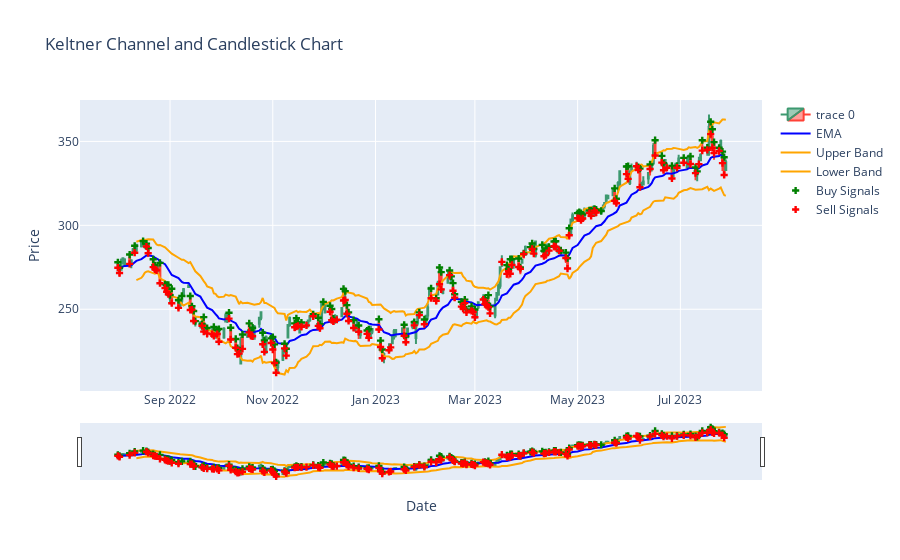

This figure's notebook cell:
### Code cell
fig = go.Figure()
fig.add_trace(candlestick)

fig.add_trace(go.Scatter(
    x=data.index, y=EMA,
    mode='lines',
    name='EMA',
    line=dict(color='blue')
))
fig.add_trace(go.Scatter(
    x=data.index, y=upper_band,
    mode='lines',
    name='Upper Band',
    line=dict(color='orange')
))
fig.add_trace(go.Scatter(
    x=data.index, y=lower_band,
    mode='lines',
    name='Lower Band',
    line=dict(color='orange')
))

# Hammer Candlestick
hammer_pattern = data[(data['Open'] - data['Low']) > 2 * (data['Close'] - data['Open'])]

# Shooting Star
shooting_pattern = data[(data['High'] - data['Close']) > 2 * (data['Close'] - data['Open'])]

buy_signals = hammer_pattern['High']
sell_signals = shooting_pattern['Close']

# Buy
fig.add_trace(go.Scatter(
    x=hammer_pattern.index,
    y=buy_signals,
    mode='markers',
    marker=dict(symbol="cross", color="green"),
    name='Buy Signals'
))

# Sell
fig.add_trace(go.Scatter(
    x=shooting_pattern.index,
    y=sell_signals,
    mode='markers',
    marker=dict(symbol="cross", color="red"),
    name='Sell Signals'
))

fig.update_layout(
    title='Keltner Channel and Candlestick Chart',
    xaxis=dict(title='Date'),
    yaxis=dict(title='Price'),
    showlegend=True
)

fig.show()

### Figure 1 — Plotly figure (JSON) as saved in the notebook; plotly's stock layout.template omitted (floating-point values rounded to 4 significant figures; data arrays with more than 128 entries replaced by an {"elided": "..."} marker saying what was removed)
{"data": [{"close": {"elided": "250 float values"}, "high": {"elided": "250 float values"}, "low": {"elided": "250 float values"}, "open": {"elided": "250 float values"}, "type": "candlestick", "x": {"elided": "250 str values"}}, {"line": {"color": "blue"}, "mode": "lines", "name": "EMA", "type": "scatter", "x": {"elided": "250 str values"}, "y": {"elided": "250 float values"}}, {"line": {"color": "orange"}, "mode": "lines", "name": "Upper Band", "type": "scatter", "x": {"elided": "250 str values"}, "y": {"elided": "250 float values"}}, {"line": {"color": "orange"}, "mode": "lines", "name": "Lower Band", "type": "scatter", "x": {"elided": "250 str values"}, "y": {"elided": "250 float values"}}, {"marker": {"color": "green", "symbol": "cross"}, "mode": "markers", "name": "Buy Signals", "type": "scatter", "x": {"elided": "142 str values"}, "y": {"elided": "142 float values"}}, {"marker": {"color": "red", "symbol": "cross"}, "mode": "markers", "name": "Sell Signals", "type": "scatter", "x": {"elided": "144 str values"}, "y": {"elided": "144 float values"}}], "layout": {"showlegend": true, "title": {"text": "Keltner Channel and Candlestick Chart"}, "xaxis": {"title": {"text": "Date"}}, "yaxis": {"title": {"text": "Price"}}}}
